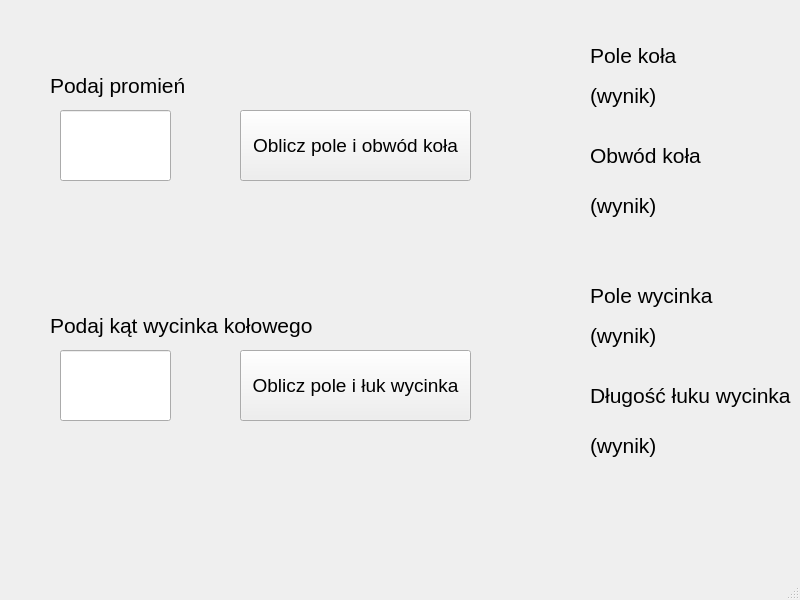
<?xml version="1.0" encoding="UTF-8"?>
<ui version="4.0">
 <class>KoloWindow</class>
 <widget class="QMainWindow" name="KoloWindow">
  <property name="geometry">
   <rect>
    <x>0</x>
    <y>0</y>
    <width>800</width>
    <height>600</height>
   </rect>
  </property>
  <property name="windowTitle">
   <string>MainWindow</string>
  </property>
  <widget class="QWidget" name="centralwidget">
   <widget class="QLineEdit" name="r">
    <property name="geometry">
     <rect>
      <x>60</x>
      <y>110</y>
      <width>111</width>
      <height>71</height>
     </rect>
    </property>
    <property name="font">
     <font>
      <pointsize>16</pointsize>
     </font>
    </property>
   </widget>
   <widget class="QLabel" name="label">
    <property name="geometry">
     <rect>
      <x>50</x>
      <y>70</y>
      <width>151</width>
      <height>31</height>
     </rect>
    </property>
    <property name="font">
     <font>
      <pointsize>16</pointsize>
     </font>
    </property>
    <property name="text">
     <string>Podaj promień</string>
    </property>
   </widget>
   <widget class="QLabel" name="label_2">
    <property name="geometry">
     <rect>
      <x>50</x>
      <y>310</y>
      <width>271</width>
      <height>31</height>
     </rect>
    </property>
    <property name="font">
     <font>
      <pointsize>16</pointsize>
     </font>
    </property>
    <property name="text">
     <string>Podaj kąt wycinka kołowego</string>
    </property>
   </widget>
   <widget class="QLineEdit" name="kat">
    <property name="geometry">
     <rect>
      <x>60</x>
      <y>350</y>
      <width>111</width>
      <height>71</height>
     </rect>
    </property>
    <property name="font">
     <font>
      <pointsize>16</pointsize>
     </font>
    </property>
   </widget>
   <widget class="QPushButton" name="b2">
    <property name="geometry">
     <rect>
      <x>240</x>
      <y>350</y>
      <width>231</width>
      <height>71</height>
     </rect>
    </property>
    <property name="font">
     <font>
      <pointsize>14</pointsize>
     </font>
    </property>
    <property name="text">
     <string>Oblicz pole i łuk wycinka</string>
    </property>
   </widget>
   <widget class="QPushButton" name="b1">
    <property name="geometry">
     <rect>
      <x>240</x>
      <y>110</y>
      <width>231</width>
      <height>71</height>
     </rect>
    </property>
    <property name="font">
     <font>
      <pointsize>14</pointsize>
     </font>
    </property>
    <property name="text">
     <string>Oblicz pole i obwód koła</string>
    </property>
   </widget>
   <widget class="QLabel" name="label_3">
    <property name="geometry">
     <rect>
      <x>590</x>
      <y>40</y>
      <width>151</width>
      <height>31</height>
     </rect>
    </property>
    <property name="font">
     <font>
      <pointsize>16</pointsize>
     </font>
    </property>
    <property name="text">
     <string>Pole koła</string>
    </property>
   </widget>
   <widget class="QLabel" name="pole1">
    <property name="geometry">
     <rect>
      <x>590</x>
      <y>80</y>
      <width>151</width>
      <height>31</height>
     </rect>
    </property>
    <property name="font">
     <font>
      <pointsize>16</pointsize>
     </font>
    </property>
    <property name="text">
     <string>(wynik)</string>
    </property>
   </widget>
   <widget class="QLabel" name="label_5">
    <property name="geometry">
     <rect>
      <x>590</x>
      <y>140</y>
      <width>151</width>
      <height>31</height>
     </rect>
    </property>
    <property name="font">
     <font>
      <pointsize>16</pointsize>
     </font>
    </property>
    <property name="text">
     <string>Obwód koła</string>
    </property>
   </widget>
   <widget class="QLabel" name="obwod">
    <property name="geometry">
     <rect>
      <x>590</x>
      <y>190</y>
      <width>151</width>
      <height>31</height>
     </rect>
    </property>
    <property name="font">
     <font>
      <pointsize>16</pointsize>
     </font>
    </property>
    <property name="text">
     <string>(wynik)</string>
    </property>
   </widget>
   <widget class="QLabel" name="pole2">
    <property name="geometry">
     <rect>
      <x>590</x>
      <y>320</y>
      <width>151</width>
      <height>31</height>
     </rect>
    </property>
    <property name="font">
     <font>
      <pointsize>16</pointsize>
     </font>
    </property>
    <property name="text">
     <string>(wynik)</string>
    </property>
   </widget>
   <widget class="QLabel" name="label_8">
    <property name="geometry">
     <rect>
      <x>590</x>
      <y>380</y>
      <width>201</width>
      <height>31</height>
     </rect>
    </property>
    <property name="font">
     <font>
      <pointsize>16</pointsize>
     </font>
    </property>
    <property name="text">
     <string>Długość łuku wycinka</string>
    </property>
   </widget>
   <widget class="QLabel" name="luk">
    <property name="geometry">
     <rect>
      <x>590</x>
      <y>430</y>
      <width>151</width>
      <height>31</height>
     </rect>
    </property>
    <property name="font">
     <font>
      <pointsize>16</pointsize>
     </font>
    </property>
    <property name="text">
     <string>(wynik)</string>
    </property>
   </widget>
   <widget class="QLabel" name="label_10">
    <property name="geometry">
     <rect>
      <x>590</x>
      <y>280</y>
      <width>151</width>
      <height>31</height>
     </rect>
    </property>
    <property name="font">
     <font>
      <pointsize>16</pointsize>
     </font>
    </property>
    <property name="text">
     <string>Pole wycinka</string>
    </property>
   </widget>
  </widget>
  <widget class="QMenuBar" name="menubar">
   <property name="geometry">
    <rect>
     <x>0</x>
     <y>0</y>
     <width>800</width>
     <height>21</height>
    </rect>
   </property>
  </widget>
  <widget class="QStatusBar" name="statusbar"/>
 </widget>
 <resources/>
 <connections/>
</ui>
